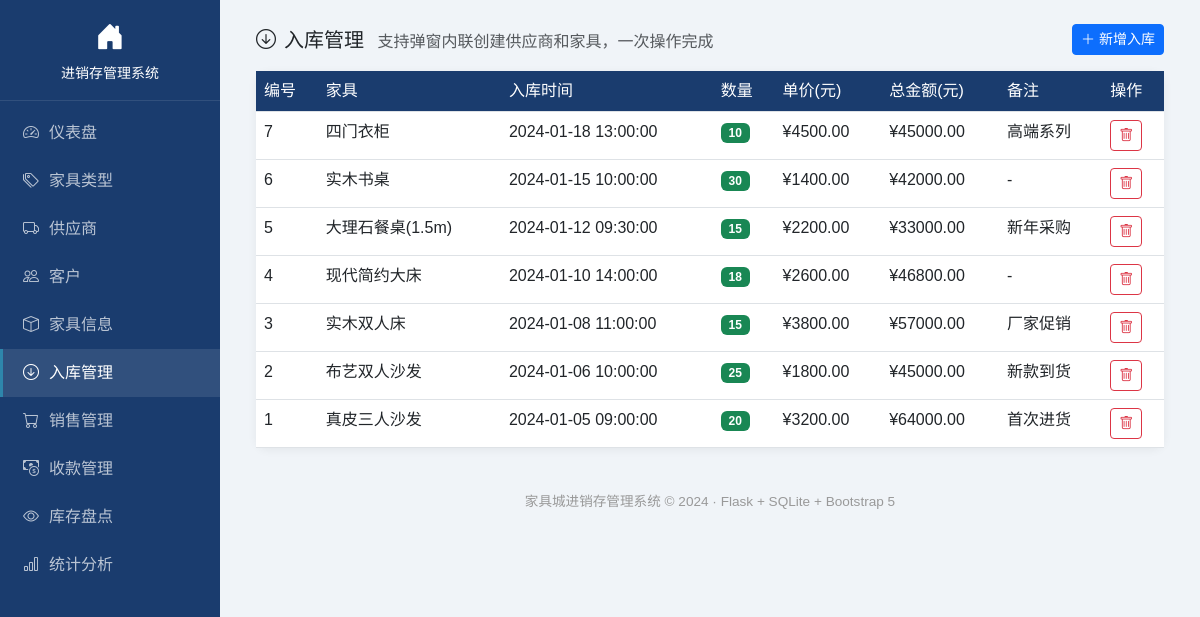
Screenshot of /warehouse with the database file from the repository.
### tables this page shows
CREATE TABLE WarehouseEntry (
            EntryID     INTEGER PRIMARY KEY AUTOINCREMENT,
            FurnitureID INTEGER NOT NULL REFERENCES Furniture(FurnitureID),
            EntryDate   TEXT NOT NULL DEFAULT (datetime('now','localtime')),
            Quantity    INTEGER NOT NULL,
            UnitPrice   REAL NOT NULL,
            Remarks     TEXT
        );

CREATE TABLE Furniture (
            FurnitureID   INTEGER PRIMARY KEY AUTOINCREMENT,
            FurnitureName TEXT NOT NULL,
            CategoryID    INTEGER NOT NULL REFERENCES FurnitureCategory(CategoryID),
            SupplierID    INTEGER NOT NULL REFERENCES Supplier(SupplierID),
            UnitPrice     REAL NOT NULL,
            Stock         INTEGER NOT NULL DEFAULT 0,
            Description   TEXT
        );

### app.py (the view)
@app.route("/warehouse")
def list_warehouse_entries():
    conn = get_db()
    rows = conn.execute("""
        SELECT w.*, f.FurnitureName
        FROM WarehouseEntry w
        JOIN Furniture f ON w.FurnitureID = f.FurnitureID
        ORDER BY w.EntryID DESC
    """).fetchall()
    furniture = conn.execute("SELECT * FROM Furniture ORDER BY FurnitureName").fetchall()
    categories = conn.execute("SELECT * FROM FurnitureCategory ORDER BY CategoryName").fetchall()
    suppliers = conn.execute("SELECT * FROM Supplier ORDER BY SupplierName").fetchall()
    conn.close()
    return render_template("warehouse.html", rows=rows, furniture=furniture,
                           categories=categories, suppliers=suppliers)

### app.py (called while the page is built)
def get_db():
    conn = sqlite3.connect(DB_PATH)
    conn.row_factory = sqlite3.Row
    conn.execute("PRAGMA foreign_keys = ON")  # 启用外键约束
    return conn

### templates/warehouse.html (shortened to what this page needs)
{% extends "base.html" %}
{% block content %}
<div class="d-flex justify-content-between align-items-center mb-3">
    <h5 class="mb-0"><i class="bi bi-arrow-down-circle me-2"></i>入库管理
        <small class="text-muted fs-6 ms-2">支持弹窗内联创建供应商和家具，一次操作完成</small></h5>
    <button class="btn btn-primary btn-sm" data-bs-toggle="modal" data-bs-target="#addModal"><i class="bi bi-plus-lg"></i> 新增入库</button>
</div>
<div class="card"><div class="card-body p-0">
    <table class="table table-hover mb-0">
        <thead><tr><th>编号</th><th>家具</th><th>入库时间</th><th>数量</th><th>单价(元)</th><th>总金额(元)</th><th>备注</th><th>操作</th></tr></thead>
        <tbody>
            {% for r in rows %}
            <tr>
                <td>{{ r.EntryID }}</td><td>{{ r.FurnitureName }}</td>
                <td>{{ r.EntryDate }}</td><td><span class="badge bg-success">{{ r.Quantity }}</span></td>
                <td>¥{{ "%.2f"|format(r.UnitPrice) }}</td>
                <td>¥{{ "%.2f"|format(r.Quantity * r.UnitPrice) }}</td>
                <td>{{ r.Remarks or '-' }}</td>
                <td><a href="/warehouse/delete/{{ r.EntryID }}" class="btn btn-sm btn-outline-danger" onclick="return confirm('删除后库存将自动回退，确定？')"><i class="bi bi-trash"></i></a></td>
            </tr>
            {% endfor %}
        </tbody>
    </table>
</div></div>
{% endblock %}

### templates/base.html (style rules this page uses)
body { background: #f0f4f8; font-family: "Microsoft YaHei", sans-serif; }
.card { border: none; border-radius: 12px; box-shadow: 0 2px 10px rgba(0,0,0,.06); }
.table th { background: #1a3c6e; color: #fff; font-weight: 500; white-space: nowrap; }

### rows the page displays
WarehouseEntry: EntryID "7", FurnitureName "四门衣柜", EntryDate "2024-01-18 13:00:00", Quantity "10", UnitPrice "4500.00", r.Quantity*r.UnitPrice "45000.00", Remarks "高端系列"
WarehouseEntry: EntryID "6", FurnitureName "实木书桌", EntryDate "2024-01-15 10:00:00", Quantity "30", UnitPrice "1400.00", r.Quantity*r.UnitPrice "42000.00", Remarks "-"
WarehouseEntry: EntryID "5", FurnitureName "大理石餐桌(1.5m)", EntryDate "2024-01-12 09:30:00", Quantity "15", UnitPrice "2200.00", r.Quantity*r.UnitPrice "33000.00", Remarks "新年采购"
WarehouseEntry: EntryID "4", FurnitureName "现代简约大床", EntryDate "2024-01-10 14:00:00", Quantity "18", UnitPrice "2600.00", r.Quantity*r.UnitPrice "46800.00", Remarks "-"
WarehouseEntry: EntryID "3", FurnitureName "实木双人床", EntryDate "2024-01-08 11:00:00", Quantity "15", UnitPrice "3800.00", r.Quantity*r.UnitPrice "57000.00", Remarks "厂家促销"
WarehouseEntry: EntryID "2", FurnitureName "布艺双人沙发", EntryDate "2024-01-06 10:00:00", Quantity "25", UnitPrice "1800.00", r.Quantity*r.UnitPrice "45000.00", Remarks "新款到货"
WarehouseEntry: EntryID "1", FurnitureName "真皮三人沙发", EntryDate "2024-01-05 09:00:00", Quantity "20", UnitPrice "3200.00", r.Quantity*r.UnitPrice "64000.00", Remarks "首次进货"
